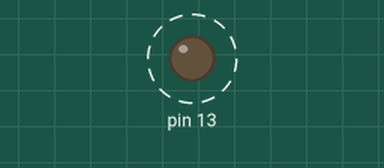
Simulated run of this sketch. Board: Arduino Uno, built with avr-gcc and run on an emulated ATmega328P. Parts: output pins drawn as LEDs (lit = HIGH). Dashed ring = blinking. What the sketch prints to the serial monitor is not drawn.

Above: at 0.5 s.
Timing chart, 0 to 4.6 s (numbered marks = the images above):
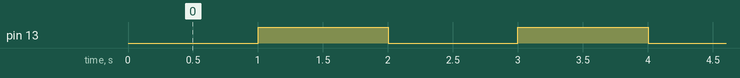

Measured:
- by itself, pin 13: alternates HIGH for 1.0 s and LOW for 1.0 s

The sketch:

LED_with_notes.ino
```cpp
  unsigned long currentTime;
  unsigned long previousTime;
  int PMValue;
  int LEDsituation;

void setup() {
  // put your setup code here, to run once:
Serial.begin(9600);
pinMode(13, OUTPUT);
//digitalWrite(13, HIGH);
}

void loop() {
  // put your main code here, to run repeatedly:

/*
  if (millis()<1000) {
    currentTime = 0;
    previousTime = 0;
    PMValue = 0;
    LEDsituation = 0;
  }
*/
  currentTime = millis();
//  Serial.println (PMValue);
 // Serial.println("currentTime");
  //Serial.println(currentTime);

  /*digitalWrite(13, HIGH);
  delay(1023 - PMValue);
  digitalWrite(13, LOW);
  delay(1023 - PMValue);*/


  if (currentTime - previousTime >= 1000) {
    Serial.println("AAAA");
//    Serial.println(LEDsituation);
    digitalWrite(13, 1 - LEDsituation);
    LEDsituation = 1 - LEDsituation;
    previousTime = millis();
    Serial.println("LEDsituation");
    Serial.println(LEDsituation);
  }

/*
  if (currentTime - previousTime >= 1000) {
    Serial.println("AAAA");
    Serial.println(LEDsituation);
    if (LEDsituation == 1) {
      Serial.println("BBBBB");
      digitalWrite(13, LOW);
      LEDsituation = 0;
    }
    else {
      Serial.println("CCCCC");
      digitalWrite(13, HIGH);
      LEDsituation = 1;
      Serial.println(LEDsituation);
    }
    previousTime = millis();
  }
*/

}
```
